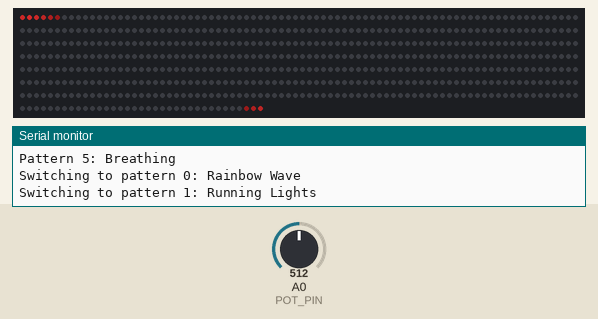
Simulated run of this sketch. Board: Arduino Uno, built with avr-gcc and run on an emulated ATmega328P. Shown: 595 RGB LEDs in strip order, left to right, continuing on the next row, the last lines printed to the serial monitor. The inputs (shaded band) are chosen by the test bench; at power-on: A0 (POT_PIN) = 512. Dim RGB values are drawn brighter than linear; random numbers use the default seed unless the sketch sets one.

Above: at 0.74 s.
1.3 s: A0 (POT_PIN) set to 601
3.3 s: A0 (POT_PIN) set to 624
At 5.3 s:
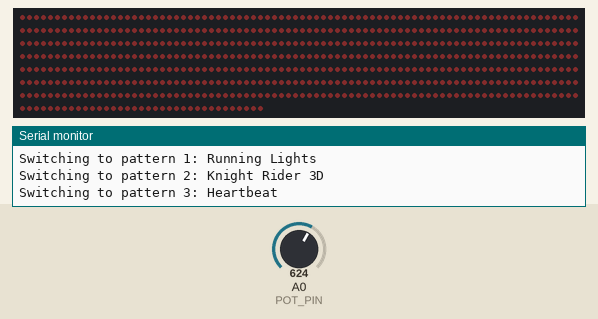
5.4 s: A0 (POT_PIN) set to 801
7.0 s: A0 (POT_PIN) set to 835
At 7.47 s:
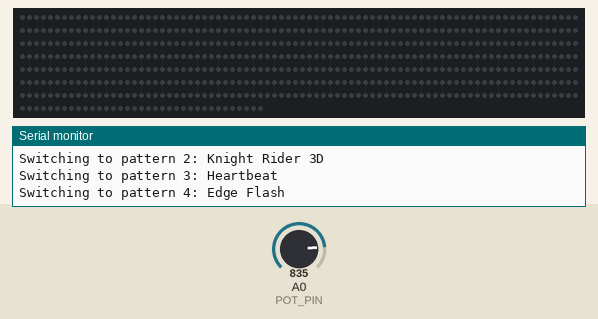
9.3 s: A0 (POT_PIN) set to 165
At 10.15 s:
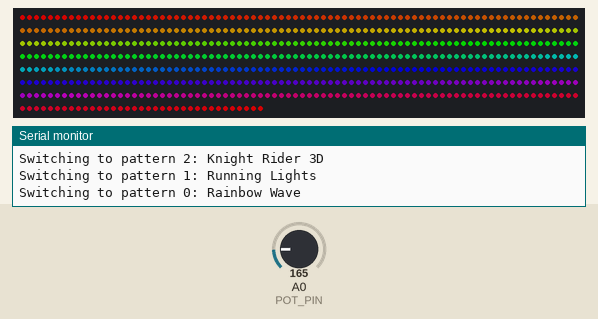

Measured:
- the behaviour switches between 613 and 614 on A0 (POT_PIN) (found by bisection; images 0 and 1)
- the behaviour switches between 818 and 819 on A0 (POT_PIN) (found by bisection; images 1 and 2)
- after the input at 5.4 s, every drawn part: stays the same
- after the input at 7.0 s, the LEDs: change after 0.25 s (image 2)

The sketch:

hexagonal_cylinder_led.ino
```cpp
/**
 * Hexagonal Cylinder LED Controller
 * Uses FastLED library to control 595 LEDs arranged in a hexagonal cylinder
 * Potentiometer on A0 selects animation pattern
 *
 * Hardware:
 * - 595 WS2812B LEDs (or similar FastLED compatible)
 * - Potentiometer connected to A0 (with pullup/pulldown)
 * - Data pin: D6
 *
 * Shape: Hexagonal Cylinder
 * - 17 edges × 35 LEDs per edge = 595 LEDs total
 * - Path: A->G->H->B->I->C->J->D->K->E->L->F->E->D->C->B->A->F
 */

#include <FastLED.h>

// LED Configuration
#define NUM_LEDS 595
#define DATA_PIN 6
#define LED_TYPE WS2812B
#define COLOR_ORDER GRB
#define BRIGHTNESS 128
#define FRAMES_PER_SECOND 60

// Potentiometer Configuration
#define POT_PIN A0
#define NUM_PATTERNS 6

// LED array
CRGB leds[NUM_LEDS];

// Animation state
uint32_t frameCounter = 0;
uint8_t currentPattern = 0;
uint8_t lastPattern = 255;

// Potentiometer smoothing
const int numReadings = 10;
int readings[numReadings];
int readIndex = 0;
int total = 0;

// Animation-specific state variables
// Knight Rider 3D
float krYPosition = 17.5;
int8_t krDirection = -1;
uint8_t krWaitCounter = 0;

// Heartbeat
uint16_t hbFrameCounter = 0;

// Edge Flash
uint8_t efFrameCounter = 0;
uint8_t efNextFlashIn = 10;

void setup() {
  Serial.begin(115200);
  Serial.println(F("Hexagonal Cylinder LED Controller"));
  Serial.println(F("================================="));

  // Initialize FastLED
  FastLED.addLeds<LED_TYPE, DATA_PIN, COLOR_ORDER>(leds, NUM_LEDS).setCorrection(TypicalLEDStrip);
  FastLED.setBrightness(BRIGHTNESS);

  // Initialize potentiometer readings
  for (int i = 0; i < numReadings; i++) {
    readings[i] = 0;
  }

  Serial.println(F("Setup complete!"));
  Serial.println(F("Pattern 0: Rainbow Wave"));
  Serial.println(F("Pattern 1: Running Lights"));
  Serial.println(F("Pattern 2: Knight Rider 3D"));
  Serial.println(F("Pattern 3: Heartbeat"));
  Serial.println(F("Pattern 4: Edge Flash"));
  Serial.println(F("Pattern 5: Breathing"));
}

void loop() {
  // Read potentiometer with smoothing
  total = total - readings[readIndex];
  readings[readIndex] = analogRead(POT_PIN);
  total = total + readings[readIndex];
  readIndex = (readIndex + 1) % numReadings;
  int average = total / numReadings;

  // Map to pattern number
  currentPattern = map(average, 0, 1023, 0, NUM_PATTERNS - 1);
  currentPattern = constrain(currentPattern, 0, NUM_PATTERNS - 1);

  // Debug logging when pattern changes
  if (currentPattern != lastPattern) {
    Serial.print(F("Switching to pattern "));
    Serial.print(currentPattern);
    Serial.print(F(": "));

    switch(currentPattern) {
      case 0: Serial.println(F("Rainbow Wave")); break;
      case 1: Serial.println(F("Running Lights")); break;
      case 2: Serial.println(F("Knight Rider 3D")); break;
      case 3: Serial.println(F("Heartbeat")); break;
      case 4: Serial.println(F("Edge Flash")); break;
      case 5: Serial.println(F("Breathing")); break;
    }

    lastPattern = currentPattern;
    frameCounter = 0; // Reset frame counter on pattern change

    // Reset pattern-specific state
    krYPosition = 17.5;
    krDirection = -1;
    krWaitCounter = 0;
    hbFrameCounter = 0;
    efFrameCounter = 0;
    efNextFlashIn = 10;
  }

  // Run current pattern
  switch(currentPattern) {
    case 0: rainbowWave(); break;
    case 1: runningLights(); break;
    case 2: knightRider3D(); break;
    case 3: heartbeat(); break;
    case 4: edgeFlash(); break;
    case 5: breathing(); break;
  }

  FastLED.show();
  FastLED.delay(1000 / FRAMES_PER_SECOND);
  frameCounter++;
}

// ============================================================================
// ANIMATION PATTERNS - Ported from simulator
// ============================================================================

// Pattern 0: Rainbow Wave
// Exact port from: rainbowWave animation
void rainbowWave() {
  for (uint16_t i = 0; i < NUM_LEDS; i++) {
    // const hue = (index / shape.totalLEDs + frame * 0.01) % 1.0;
    float hue = (float)i / (float)NUM_LEDS + (float)frameCounter * 0.01;
    hue = hue - (int)hue; // modulo 1.0

    // Convert 0-1 hue to 0-255 for FastLED
    uint8_t hue8 = (uint8_t)(hue * 255);
    leds[i] = CHSV(hue8, 255, 255);
  }
}

// Pattern 1: Running Lights
// Exact port from: runningLights animation
void runningLights() {
  // const position = (frame * 0.5) % shape.totalLEDs;
  float position = fmod((float)frameCounter * 0.5, (float)NUM_LEDS);

  for (uint16_t i = 0; i < NUM_LEDS; i++) {
    // const distance = Math.abs(index - position);
    float distance = abs((float)i - position);

    // const wrappedDistance = Math.min(distance, shape.totalLEDs - distance);
    float wrappedDistance = min(distance, (float)NUM_LEDS - distance);

    // const intensity = Math.max(0, 1 - wrappedDistance / 5);
    float intensity = max(0.0, 1.0 - wrappedDistance / 5.0);

    // led.color.r = Math.floor(intensity * 255);
    // led.color.g = Math.floor(intensity * 50);
    // led.color.b = Math.floor(intensity * 50);
    leds[i].r = (uint8_t)(intensity * 255);
    leds[i].g = (uint8_t)(intensity * 50);
    leds[i].b = (uint8_t)(intensity * 50);
  }
}

// Pattern 2: Knight Rider 3D
// Exact port from: knightRider3D animation
void knightRider3D() {
  const float HEIGHT = 35.0;
  const float MIN_Y = -HEIGHT / 2.0;
  const float MAX_Y = HEIGHT / 2.0;
  const float Y_RANGE = max(HEIGHT, 10.0); // Ensure minimum range of 10
  const float SPEED = Y_RANGE / 30.0;
  const float GRADIENT_WIDTH = Y_RANGE / 4.0;
  const uint8_t WAIT_FRAMES = 5;

  // If waiting, don't move
  if (krWaitCounter > 0) {
    krWaitCounter--;
  } else {
    // Move the Y position
    krYPosition += SPEED * krDirection;

    // Check if we've reached the end
    if (krDirection == -1 && krYPosition <= MIN_Y) {
      // Reached bottom
      krYPosition = MIN_Y;
      krDirection = 1;
      krWaitCounter = WAIT_FRAMES;
    } else if (krDirection == 1 && krYPosition >= MAX_Y) {
      // Reached top
      krYPosition = MAX_Y;
      krDirection = -1;
      krWaitCounter = WAIT_FRAMES;
    }
  }

  // Apply gradient to all LEDs based on their Y position
  for (uint16_t i = 0; i < NUM_LEDS; i++) {
    float ledY = getLEDYPosition(i);
    float distance = abs(ledY - krYPosition);

    if (distance < GRADIENT_WIDTH) {
      // Calculate intensity based on distance
      float intensity = 1.0 - (distance / GRADIENT_WIDTH);

      leds[i].r = (uint8_t)(255 * intensity);
      leds[i].g = (uint8_t)(50 * intensity);
      leds[i].b = (uint8_t)(50 * intensity);
    } else {
      // Fade out
      leds[i].r = max(0, leds[i].r - 15);
      leds[i].g = max(0, leds[i].g - 15);
      leds[i].b = max(0, leds[i].b - 15);
    }
  }
}

// Pattern 3: Heartbeat
// Exact port from: heartbeat animation
void heartbeat() {
  const uint16_t BEAT_CYCLE = 120;
  const uint8_t BEAT1_START = 0;
  const uint8_t BEAT1_DURATION = 12;
  const float BEAT1_PEAK = 1.0;
  const uint8_t BEAT2_START = 20;
  const uint8_t BEAT2_DURATION = 10;
  const float BEAT2_PEAK = 0.7;

  hbFrameCounter = (hbFrameCounter + 1) % BEAT_CYCLE;

  // Calculate current intensity based on heartbeat pattern
  float intensity = 0.05; // Baseline

  // First beat (LUB) - stronger, red
  if (hbFrameCounter >= BEAT1_START && hbFrameCounter < BEAT1_START + BEAT1_DURATION) {
    float progress = (float)(hbFrameCounter - BEAT1_START) / (float)BEAT1_DURATION;
    // Use sine wave for smooth pulse
    intensity = sin(progress * PI) * BEAT1_PEAK;
  }
  // Second beat (DUB) - softer, pink
  else if (hbFrameCounter >= BEAT2_START && hbFrameCounter < BEAT2_START + BEAT2_DURATION) {
    float progress = (float)(hbFrameCounter - BEAT2_START) / (float)BEAT2_DURATION;
    intensity = sin(progress * PI) * BEAT2_PEAK;
  }

  // Color varies with intensity - red when strong, pink when softer
  float pinkMix = 1.0 - intensity; // More pink when less intense

  // Calculate colors
  uint8_t r = (uint8_t)(255 * intensity);
  uint8_t g = (uint8_t)(100 * pinkMix * intensity); // Add green for pink
  uint8_t b = (uint8_t)(120 * pinkMix * intensity); // Add blue for pink

  // Apply to all LEDs
  fill_solid(leds, NUM_LEDS, CRGB(r, g, b));
}

// Pattern 4: Edge Flash
// Simplified port from: edgeFlash animation (without full state management)
void edgeFlash() {
  // Fade all LEDs
  for (uint16_t i = 0; i < NUM_LEDS; i++) {
    leds[i].r = max(0, leds[i].r - 15);
    leds[i].g = max(0, leds[i].g - 15);
    leds[i].b = max(0, leds[i].b - 15);
  }

  efFrameCounter++;

  // Check if it's time to trigger a new flash
  if (efFrameCounter >= efNextFlashIn) {
    efFrameCounter = 0;
    efNextFlashIn = random(5, 20); // Random interval between 5-20 frames

    // Pick a random edge (0-16, 17 edges total)
    uint8_t edge = random(17);

    // Random color
    uint8_t hue = random(256);

    // Flash all LEDs in the edge
    for (uint8_t i = 0; i < 35; i++) {
      uint16_t ledIndex = edge * 35 + i;
      if (ledIndex < NUM_LEDS) {
        // Add white core for brightness
        CRGB color = CHSV(hue, 255, 255);
        // Mix with white (30%)
        leds[ledIndex].r = min(255, color.r * 0.7 + 255 * 0.3);
        leds[ledIndex].g = min(255, color.g * 0.7 + 255 * 0.3);
        leds[ledIndex].b = min(255, color.b * 0.7 + 255 * 0.3);
      }
    }
  }
}

// Pattern 5: Breathing Spheres (simplified - whole structure breathes in color)
// Simplified from breathingSpheres (memory constraints prevent full sphere calculations)
void breathing() {
  const uint16_t BREATH_CYCLE = 460;
  const uint16_t EXPAND_FRAMES = 100;
  const uint16_t HOLD_FRAMES = 180;
  const uint16_t CONTRACT_FRAMES = 100;

  uint16_t cyclePos = frameCounter % BREATH_CYCLE;

  float intensity;
  if (cyclePos < EXPAND_FRAMES) {
    // Expanding phase - ease in/out
    float progress = (float)cyclePos / (float)EXPAND_FRAMES;
    intensity = 0.5 - 0.5 * cos(progress * PI);
  } else if (cyclePos < EXPAND_FRAMES + HOLD_FRAMES) {
    // Hold at max
    intensity = 1.0;
  } else if (cyclePos < EXPAND_FRAMES + HOLD_FRAMES + CONTRACT_FRAMES) {
    // Contracting phase
    float progress = (float)(cyclePos - EXPAND_FRAMES - HOLD_FRAMES) / (float)CONTRACT_FRAMES;
    intensity = 0.5 + 0.5 * cos(progress * PI);
  } else {
    // Hold at min
    intensity = 0.0;
  }

  // Rotate through colors slowly
  uint8_t hue = (frameCounter / 8) % 256;
  uint8_t brightness = (uint8_t)(200 * intensity);

  fill_solid(leds, NUM_LEDS, CHSV(hue, 255, brightness));
}

// ============================================================================
// HELPER FUNCTIONS
// ============================================================================

// Get Y position for an LED based on its index
// Matches the hexagonal cylinder path: A->G->H->B->I->C->J->D->K->E->L->G->L->F->E->D->C->B->A->F
float getLEDYPosition(uint16_t ledIndex) {
  const float HEIGHT = 35.0;
  const float MIN_Y = -HEIGHT / 2.0;
  const float MAX_Y = HEIGHT / 2.0;

  // Edge 0: A->G (0-34) - bottom to top
  if (ledIndex < 35) {
    return MIN_Y + ((float)ledIndex / 35.0) * HEIGHT;
  }
  // Edge 1: G->H (35-69) - top ring
  else if (ledIndex < 70) {
    return MAX_Y;
  }
  // Edge 2: H->B (70-104) - top to bottom
  else if (ledIndex < 105) {
    return MAX_Y - ((float)(ledIndex - 70) / 35.0) * HEIGHT;
  }
  // Edge 3: B->I (105-139) - bottom to top
  else if (ledIndex < 140) {
    return MIN_Y + ((float)(ledIndex - 105) / 35.0) * HEIGHT;
  }
  // Edge 4: I->C (140-174) - top to bottom
  else if (ledIndex < 175) {
    return MAX_Y - ((float)(ledIndex - 140) / 35.0) * HEIGHT;
  }
  // Edge 5: C->J (175-209) - bottom to top
  else if (ledIndex < 210) {
    return MIN_Y + ((float)(ledIndex - 175) / 35.0) * HEIGHT;
  }
  // Edge 6: J->D (210-244) - top to bottom
  else if (ledIndex < 245) {
    return MAX_Y - ((float)(ledIndex - 210) / 35.0) * HEIGHT;
  }
  // Edge 7: D->K (245-279) - bottom to top
  else if (ledIndex < 280) {
    return MIN_Y + ((float)(ledIndex - 245) / 35.0) * HEIGHT;
  }
  // Edge 8: K->E (280-314) - top to bottom
  else if (ledIndex < 315) {
    return MAX_Y - ((float)(ledIndex - 280) / 35.0) * HEIGHT;
  }
  // Edge 9: E->L (315-349) - bottom to top
  else if (ledIndex < 350) {
    return MIN_Y + ((float)(ledIndex - 315) / 35.0) * HEIGHT;
  }
  // Edge 10: L->G (350-384) - top ring
  else if (ledIndex < 385) {
    return MAX_Y;
  }
  // Edge 11: L->F (385-419) - top to bottom
  else if (ledIndex < 420) {
    return MAX_Y - ((float)(ledIndex - 385) / 35.0) * HEIGHT;
  }
  // Edge 12: F->E (420-454) - bottom ring
  else if (ledIndex < 455) {
    return MIN_Y;
  }
  // Edge 13: E->D (455-489) - bottom ring
  else if (ledIndex < 490) {
    return MIN_Y;
  }
  // Edge 14: D->C (490-524) - bottom ring
  else if (ledIndex < 525) {
    return MIN_Y;
  }
  // Edge 15: C->B (525-559) - bottom ring
  else if (ledIndex < 560) {
    return MIN_Y;
  }
  // Edge 16: B->A (560-594) - bottom ring
  else if (ledIndex < 595) {
    return MIN_Y;
  }

  return 0;
}
```
